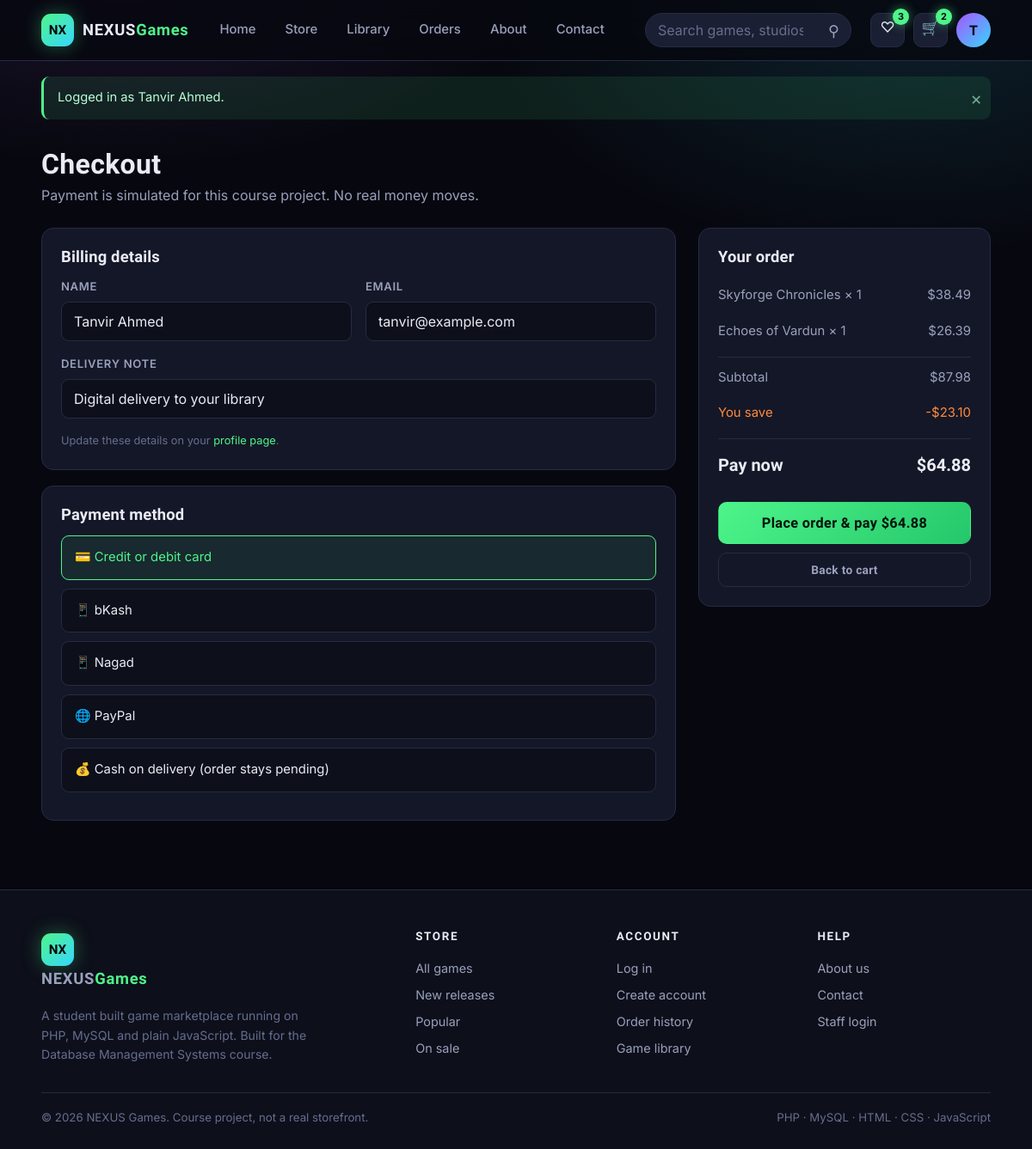
/checkout.php (signed in), run on the app's committed database.
### tables this page shows
CREATE TABLE users (
    user_id    INT AUTO_INCREMENT PRIMARY KEY,
    name       VARCHAR(100) NOT NULL,
    email      VARCHAR(120) NOT NULL UNIQUE,
    password   VARCHAR(255) NOT NULL,                
    phone      VARCHAR(20)  DEFAULT NULL,
    address    VARCHAR(255) DEFAULT NULL,
    role       ENUM('customer','admin') NOT NULL DEFAULT 'customer',
    status     ENUM('active','blocked') NOT NULL DEFAULT 'active',
    created_at TIMESTAMP NOT NULL DEFAULT CURRENT_TIMESTAMP,
    CONSTRAINT chk_users_email CHECK (email LIKE '%_@_%._%')
);

CREATE TABLE cart_items (
    cart_item_id INT AUTO_INCREMENT PRIMARY KEY,
    cart_id      INT NOT NULL,
    game_id      INT NOT NULL,
    quantity     INT NOT NULL DEFAULT 1,
    added_at     TIMESTAMP NOT NULL DEFAULT CURRENT_TIMESTAMP,
    UNIQUE KEY uq_cart_game (cart_id, game_id),
    CONSTRAINT fk_ci_cart FOREIGN KEY (cart_id) REFERENCES carts(cart_id) ON DELETE CASCADE ON UPDATE CASCADE,
    CONSTRAINT fk_ci_game FOREIGN KEY (game_id) REFERENCES games(game_id) ON DELETE CASCADE ON UPDATE CASCADE,
    CONSTRAINT chk_ci_qty CHECK (quantity > 0)
);

### backend/functions.php (called while the page is built, shortened)
<?php
function e($value) {
    return htmlspecialchars((string)$value, ENT_QUOTES, 'UTF-8');
}
function money($amount) {
    return '$' . number_format((float)$amount, 2);
}
function url($path = '') {
    return BASE_URL . ltrim($path, '/');
}
function current_user_id() {
    return (int)($_SESSION['user_id'] ?? 0);
}
function cart_rows(PDO $pdo, $userId) {
    $stmt = $pdo->prepare(
        'SELECT ci.cart_item_id, ci.quantity, v.game_id, v.title, v.cover_image, v.price,
                v.final_price, v.discount_percentage, v.stock, v.genres,
                ROUND(v.final_price * ci.quantity, 2) AS line_total
           FROM cart_items ci
           JOIN carts c            ON c.cart_id = ci.cart_id
           JOIN game_catalog_view v ON v.game_id = ci.game_id
          WHERE c.user_id = ?
          ORDER BY ci.added_at DESC'
    );
    $stmt->execute([$userId]);
    return $stmt->fetchAll();
}
function cart_totals(array $rows) {
    $subtotal = 0.0;
    $savings  = 0.0;
    foreach ($rows as $r) {
        $subtotal += (float)$r['price'] * (int)$r['quantity'];
        $savings  += ((float)$r['price'] - (float)$r['final_price']) * (int)$r['quantity'];
    }
    return [
        'subtotal' => round($subtotal, 2),
        'savings'  => round($savings, 2),
        'total'    => round($subtotal - $savings, 2),
    ];
}

### checkout.php (the view, shortened to what this page needs)
<?php
require_once __DIR__ . '/backend/functions.php';
$items  = cart_rows($pdo, current_user_id());
$totals = cart_totals($items);
$me = $pdo->prepare('SELECT name, email, phone, address FROM users WHERE user_id = ?');
$me->execute([current_user_id()]);
$user = $me->fetch();
require __DIR__ . '/backend/header.php';
?>
<div class="wrap page-head">
  <h1>Checkout</h1>
  <p>Payment is simulated for this course project. No real money moves.</p>
</div>
<form class="wrap cart-layout" method="post" action="<?= url('backend/checkout_process.php') ?>">
  <div>
    <div class="panel">
      <h3>Billing details</h3>
      <div class="form-grid-2">
        <div class="form-row">
          <label>Name</label>
          <input class="input" type="text" value="<?= e($user['name']) ?>" readonly>
        </div>
        <div class="form-row">
          <label>Email</label>
          <input class="input" type="email" value="<?= e($user['email']) ?>" readonly>
        </div>
      </div>
      <div class="form-row">
        <label>Delivery note</label>
        <input class="input" type="text" value="Digital delivery to your library" readonly>
      </div>
      <p class="form-hint">Update these details on your <a href="<?= url('profile.php') ?>" style="color:var(--green)">profile page</a>.</p>
    </div>
    <div class="panel">
      <h3>Payment method</h3>
      <label class="pay-option">
        <span>&#128179; Credit or debit card</span>
      </label>
      <label class="pay-option">
        <span>&#128241; bKash</span>
      </label>
      <label class="pay-option">
        <span>&#128241; Nagad</span>
      </label>
      <label class="pay-option">
        <span>&#127760; PayPal</span>
      </label>
      <label class="pay-option">
        <span>&#128176; Cash on delivery (order stays pending)</span>
      </label>
    </div>
  </div>
  <div class="panel">
    <h3>Your order</h3>
    <?php foreach ($items as $item): ?>
      <div class="summary-line">
        <span><?= e($item['title']) ?> &times; <?= (int)$item['quantity'] ?></span>
        <span><?= money($item['line_total']) ?></span>
      </div>
    <?php endforeach; ?>
    <div class="summary-line" style="border-top:1px solid var(--line);margin-top:8px;padding-top:12px">
      <span>Subtotal</span><span><?= money($totals['subtotal']) ?></span>
    </div>
    <?php if ($totals['savings'] > 0): ?>
      <div class="summary-line save"><span>You save</span><span>-<?= money($totals['savings']) ?></span></div>
    <?php endif; ?>
    <div class="summary-line total"><span>Pay now</span><span><?= money($totals['total']) ?></span></div>
    <button class="btn btn-primary btn-block btn-lg" style="margin-top:18px" type="submit">
      Place order &amp; pay <?= money($totals['total']) ?>
    </button>
    <a class="btn btn-ghost btn-block btn-sm" style="margin-top:10px" href="<?= url('cart.php') ?>">Back to cart</a>
  </div>
</form>
<?php require __DIR__ . '/backend/footer.php'; ?>

### css/style.css (style rules this page uses)
:root { --bg: #07080f; --bg-soft: #0d0f1a; --surface: #12142099; --surface-solid: #141727; --surface-2: #1b1f33; --line: #262b45; --text: #e9ebf5; --text-dim: #9aa0bd; --text-faint: #666d8f; --green: #4ef58a; --purple: #a855ff; --blue: #35d6ff; --orange: #ff8a3d; --red: #ff4d6d; --radius: 14px; --radius-sm: 9px; --shadow: 0 18px 45px rgba(0,0,0,.55); --ease: cubic-bezier(.22,.9,.3,1); --display: 'Chakra Petch', 'Segoe UI', system-ui, sans-serif; --body: 'Inter', 'Segoe UI', system-ui, -apple-system, sans-serif; }
* { margin: 0; padding: 0; box-sizing: border-box; }
html { scroll-behavior: smooth; }
body { font-family: var(--body); background: var(--bg); color: var(--text); line-height: 1.6; min-height: 100vh; display: flex; flex-direction: column; background-image: radial-gradient(900px 500px at 12% -8%, rgba(168,85,255,.16), transparent 60%), radial-gradient(800px 480px at 88% 0%, rgba(53,214,255,.12), transparent 62%); background-attachment: fixed; }
a { color: inherit; text-decoration: none; }
input, select, textarea, button { font-family: inherit; font-size: inherit; }
h1, h2, h3, h4 { font-family: var(--display); font-weight: 700; line-height: 1.15; letter-spacing: .01em; }
.wrap { width: min(1240px, 92vw); margin-inline: auto; }
.btn { display: inline-flex; align-items: center; justify-content: center; gap: 8px; padding: 11px 22px; border: 1px solid transparent; border-radius: 10px; font-family: var(--display); font-weight: 600; font-size: .95rem; letter-spacing: .02em; cursor: pointer; text-align: center; transition: transform .18s var(--ease), box-shadow .22s var(--ease), background .2s var(--ease), border-color .2s var(--ease); }
.btn-sm { padding: 8px 15px; font-size: .86rem; }
.btn-lg { padding: 14px 30px; font-size: 1.02rem; }
.btn-block { width: 100%; }
.btn-primary { background: linear-gradient(135deg, var(--green), #24c76a); color: #04120a; }
.btn-ghost { background: transparent; border-color: var(--line); color: var(--text-dim); }
.panel { background: var(--surface-solid); border: 1px solid var(--line); border-radius: var(--radius); padding: 22px; }
.panel + .panel { margin-top: 18px; }
.panel h3 { font-size: 1.15rem; margin-bottom: 14px; }
.page-head { margin-top: 34px; margin-bottom: 22px; }
.page-head h1 { font-size: 2rem; }
.page-head p { color: var(--text-dim); margin-top: 6px; }
.form-row { margin-bottom: 16px; }
.form-row label { display: block; margin-bottom: 7px; font-size: .82rem; font-weight: 600; letter-spacing: .05em; text-transform: uppercase; color: var(--text-dim); }
.input, select.input, textarea.input { width: 100%; padding: 12px 14px; background: var(--bg-soft); border: 1px solid var(--line); border-radius: var(--radius-sm); color: var(--text); transition: border-color .2s var(--ease), box-shadow .2s var(--ease); }
.form-hint { font-size: .8rem; color: var(--text-faint); margin-top: 6px; }
.form-grid-2 { display: grid; grid-template-columns: 1fr 1fr; gap: 0 16px; }
.cart-layout { display: grid; grid-template-columns: 1fr 340px; gap: 26px; margin-top: 24px; align-items: start; }
.summary-line { display: flex; justify-content: space-between; padding: 9px 0; font-size: .93rem; color: var(--text-dim); }
.summary-line.total { border-top: 1px solid var(--line); margin-top: 8px; padding-top: 14px; font-family: var(--display); font-size: 1.25rem; font-weight: 700; color: var(--text); }
.summary-line.save { color: var(--orange); }
.pay-option { display: block; margin-bottom: 10px; cursor: pointer; }
.pay-option span { display: flex; align-items: center; gap: 10px; padding: 13px 15px; background: var(--bg-soft); border: 1px solid var(--line); border-radius: var(--radius-sm); font-size: .93rem; transition: .2s var(--ease); }
.pay-option input:checked + span { border-color: var(--green); background: rgba(78,245,138,.08); color: var(--green); }

### data on the page
users: name "Tanvir Ahmed", email "tanvir@example.com"
cart_items: title "Skyforge Chronicles", quantity "1", line_total "$38.49"
cart_items: title "Echoes of Vardun", quantity "1", line_total "$26.39"

### other printed values
$navWishCount "3"
$navCartCount "2"
substr(current_user_name(), 0, 1) "T"
$f['message'] "Logged in as Tanvir Ahmed."
money($totals['subtotal']) "$87.98"
money($totals['savings']) "$23.10"
money($totals['total']) "$64.88"
SITE_NAME "NEXUS Games"
